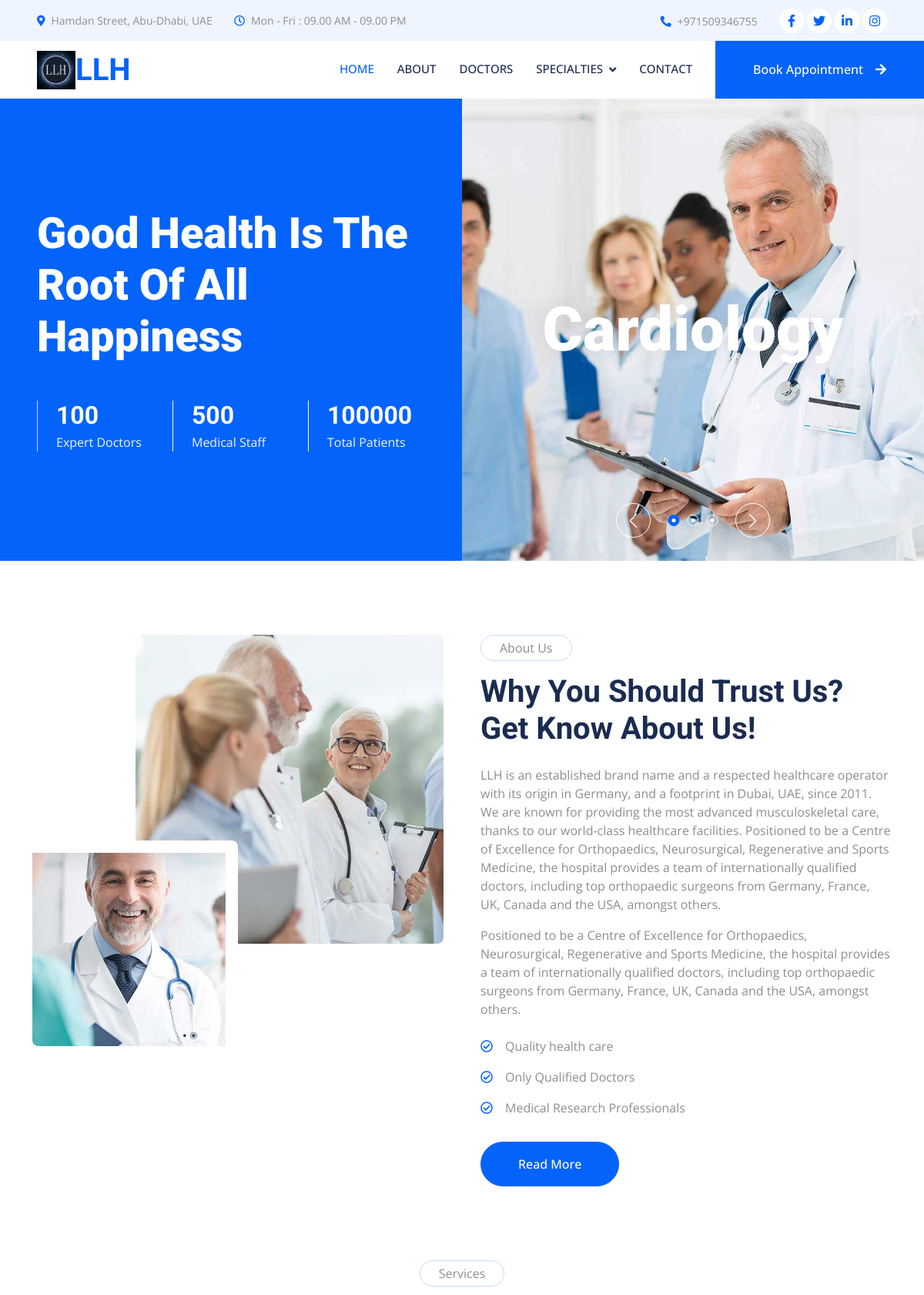
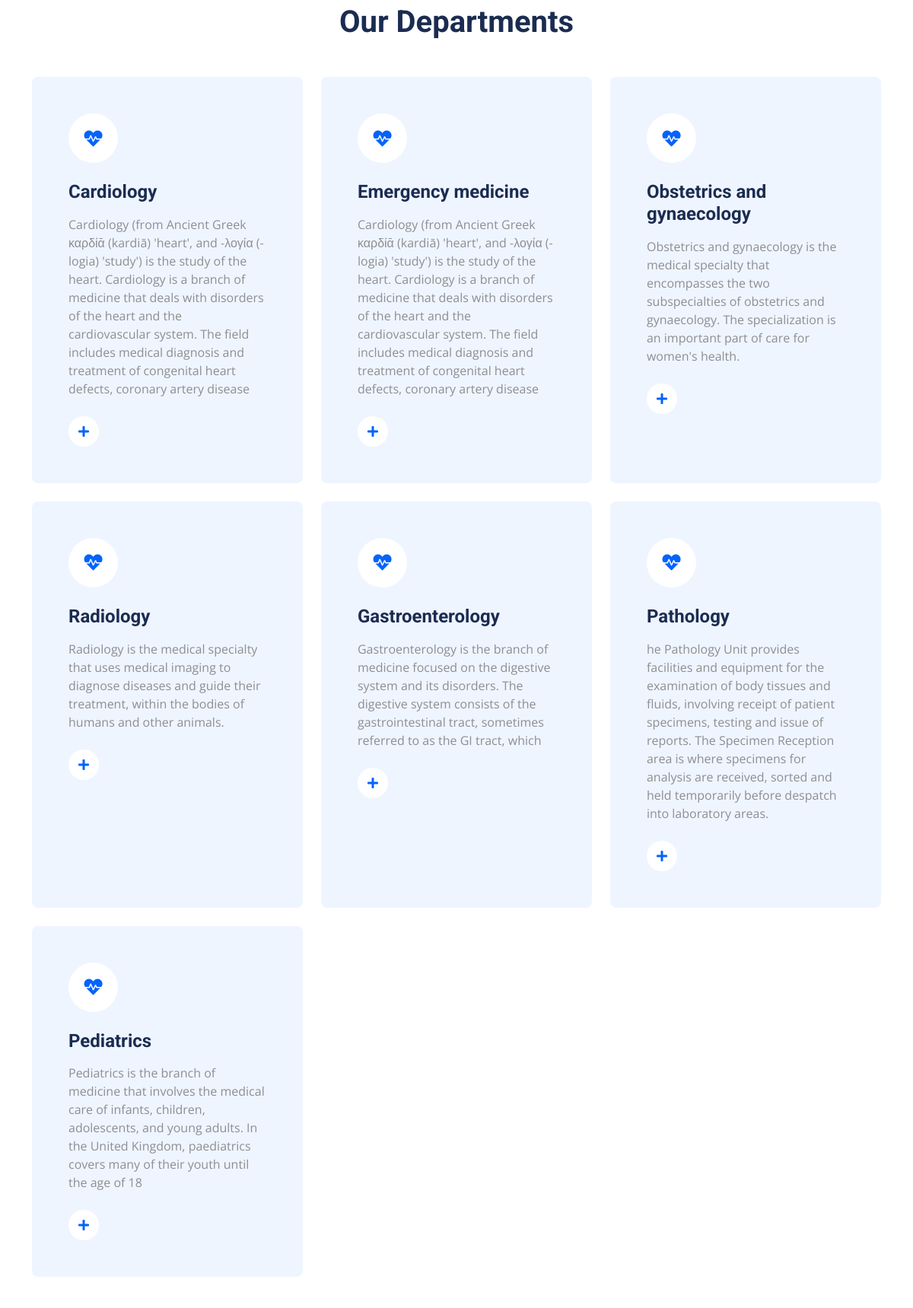
The page / (upper part) on the database its author committed (2 pictures, top to bottom).
### hospital/models.py (models this page shows)
class Department(models.Model):
    dep_name=models.CharField(max_length=50)
    dep_des=models.TextField()
    def __str__(self):
        return self.dep_name

### hospital/views.py (the view)
# urls.py: path('',views.index,name="index"),
def index(request):
    department=Department.objects.all()
    doctor=Doctor.objects.all()
    form=BookingForm()
    context ={
        'department':department,
        'doctor':doctor,
        'form':form,
        'doctor':doctor,
    }
    if request.method=='POST':
        form=BookingForm(request.POST)
        if form.is_valid():
            form.save()
            form=BookingForm()
            return render(request,'index.html',context)
    return render(request,"index.html",context)

### hospital/models.py (called while the page is built)
    def __str__(self):
        return self.doc_name

### hospital/templates/index.html (shortened to what this page needs)
{% load static %}
<!DOCTYPE html>
<html lang="en">
<head>
    <link href="https://cdnjs.cloudflare.com/ajax/libs/font-awesome/5.10.0/css/all.min.css" rel="stylesheet">
    <link href="https://cdn.jsdelivr.net/npm/bootstrap-icons@1.4.1/font/bootstrap-icons.css" rel="stylesheet">
    <link href="{% static 'lib/animate/animate.min.css' %}" rel="stylesheet">
    <link href="{% static 'lib/owlcarousel/assets/owl.carousel.min.css'%}" rel="stylesheet">
    <link href="{% static 'lib/tempusdominus/css/tempusdominus-bootstrap-4.min.css' %}" rel="stylesheet" />
    <link href="{% static 'css/bootstrap.min.css' %} " rel="stylesheet">
    <link href="{% static 'css/style.css' %} " rel="stylesheet">
</head>
<body>
    <div class="container-fluid bg-light p-0 wow fadeIn" data-wow-delay="0.1s">
        <div class="row gx-0 d-none d-lg-flex">
            <div class="col-lg-7 px-5 text-start">
                <div class="h-100 d-inline-flex align-items-center py-3 me-4">
                    <small class="fa fa-map-marker-alt text-primary me-2"></small>
                    <small>Hamdan Street, Abu-Dhabi, UAE</small>
                </div>
                <div class="h-100 d-inline-flex align-items-center py-3">
                    <small class="far fa-clock text-primary me-2"></small>
                    <small>Mon - Fri : 09.00 AM - 09.00 PM</small>
                </div>
            </div>
            <div class="col-lg-5 px-5 text-end">
                <div class="h-100 d-inline-flex align-items-center py-3 me-4">
                    <small class="fa fa-phone-alt text-primary me-2"></small>
                    <small>+971509346755</small>
                </div>
                <div class="h-100 d-inline-flex align-items-center">
                    <a class="btn btn-sm-square rounded-circle bg-white text-primary me-1" href="https://www.facebook.com/LLHAbuDhabi/"><i class="fab fa-facebook-f"></i></a>
                    <a class="btn btn-sm-square rounded-circle bg-white text-primary me-1" href="https://x.com/i/flow/login?redirect_after_login=%2Flifelineauh"><i class="fab fa-twitter"></i></a>
                    <a class="btn btn-sm-square rounded-circle bg-white text-primary me-1" href="https://www.linkedin.com/company/llh-hospital"><i class="fab fa-linkedin-in"></i></a>
                    <a class="btn btn-sm-square rounded-circle bg-white text-primary me-0" href="https://www.instagram.com/llhhospital/?hl=en"><i class="fab fa-instagram"></i></a>
                </div>
            </div>
        </div>
    </div>
    <nav class="navbar navbar-expand-lg bg-white navbar-light sticky-top p-0 wow fadeIn" data-wow-delay="0.1s">
        <a href="{% url 'index' %}" class="navbar-brand d-flex align-items-center px-4 px-lg-5">
            <img src="{% static 'img/LLHLogo.jpg' %}" alt="Logo">
            <h1 class="m-0 text-primary"> LLH  </h1>
        </a>
        <div class="collapse navbar-collapse" id="navbarCollapse">
            <div class="navbar-nav ms-auto p-4 p-lg-0">
                <a href="{% url 'index' %}" class="nav-item nav-link active">Home</a>
                <a href="{% url 'about' %}" class="nav-item nav-link">About</a>
                <a href="{% url 'team' %}" class="nav-item nav-link">Doctors</a>
                <div class="nav-item dropdown">
                    <a href="#" class="nav-link dropdown-toggle" data-bs-toggle="dropdown">Specialties</a>
                </div>
                <a href="{% url 'contact' %}" class="nav-item nav-link">Contact</a>
            </div>
            <a href="{% url 'appointment' %}" class="btn btn-primary rounded-0 py-4 px-lg-5 d-none d-lg-block">Book Appointment<i class="fa fa-arrow-right ms-3"></i></a>
        </div>
    </nav>
    <div class="container-fluid header bg-primary p-0 mb-5">
        <div class="row g-0 align-items-center flex-column-reverse flex-lg-row">
            <div class="col-lg-6 p-5 wow fadeIn" data-wow-delay="0.1s">
                <h1 class="display-4 text-white mb-5">Good Health Is The Root Of All Happiness</h1>
                <div class="row g-4">
                    <div class="col-sm-4">
                        <div class="border-start tborder-light ps-4">
                            <h2 class="text-white mb-1" data-toggle="counter-up">100</h2>
                            <p class="text-light mb-0">Expert Doctors</p>
                        </div>
                    </div>
                    <div class="col-sm-4">
                        <div class="border-start border-light ps-4">
                            <h2 class="text-white mb-1" data-toggle="counter-up">500</h2>
                            <p class="text-light mb-0">Medical Staff</p>
                        </div>
                    </div>
                    <div class="col-sm-4">
                        <div class="border-start border-light ps-4">
                            <h2 class="text-white mb-1" data-toggle="counter-up">100000</h2>
                            <p class="text-light mb-0">Total Patients</p>
                        </div>
                    </div>
                </div>
            </div>
            <div class="col-lg-6 wow fadeIn" data-wow-delay="0.5s">
                <div class="owl-carousel header-carousel">
                    <div class="owl-carousel-item position-relative">
                        <img class="img-fluid" src=" {% static 'img/carousel-1.jpg' %} " alt="">
                        <div class="owl-carousel-text">
                            <h1 class="display-1 text-white mb-0">Cardiology</h1>
                        </div>
                    </div>
                    <div class="owl-carousel-item position-relative">
                        <div class="owl-carousel-text">
                            <h1 class="display-1 text-white mb-0">Gastroenterology</h1>
                        </div>
                    </div>
                </div>
            </div>
        </div>
    </div>
    <div class="container-xxl py-5">
        <div class="container">
            <div class="row g-5">
                <div class="col-lg-6 wow fadeIn" data-wow-delay="0.1s">
                    <div class="d-flex flex-column">
                        <img class="img-fluid rounded w-75 align-self-end" src="{% static 'img/about-1.jpg'%} " alt="">
                        <img class="img-fluid rounded w-50 bg-white pt-3 pe-3" src="img/about-2.jpg" alt="" style="margin-top: -25%;">
                    </div>
                </div>
                <div class="col-lg-6 wow fadeIn" data-wow-delay="0.5s">
                    <p class="d-inline-block border rounded-pill py-1 px-4">About Us</p>
                    <h1 class="mb-4">Why You Should Trust Us? Get Know About Us!</h1>
                    <p>LLH is an established brand name and a respected healthcare operator with its origin in Germany, and a footprint in Dubai, UAE, since 2011. We are known for providing the most advanced musculoskeletal care, thanks to our world-class healthcare facilities.
                        Positioned to be a Centre of Excellence for Orthopaedics, Neurosurgical, Regenerative and Sports Medicine, the hospital provides a team of internationally qualified doctors, including top orthopaedic surgeons from Germany, France, UK, Canada and the USA, amongst others.</p>
                    <p class="mb-4">Positioned to be a Centre of Excellence for Orthopaedics, Neurosurgical, Regenerative and Sports Medicine, the hospital provides a team of internationally qualified doctors, including top orthopaedic surgeons from Germany, France, UK, Canada and the USA, amongst others.</p>
                    <p><i class="far fa-check-circle text-primary me-3"></i>Quality health care</p>
                    <p><i class="far fa-check-circle text-primary me-3"></i>Only Qualified Doctors</p>
                    <p><i class="far fa-check-circle text-primary me-3"></i>Medical Research Professionals</p>
                    <a class="btn btn-primary rounded-pill py-3 px-5 mt-3" href="{% url 'about' %}">Read More</a>
                </div>
            </div>
        </div>
    </div>
    <div class="container-xxl py-5">
        <div class="container">
            <div class="text-center mx-auto mb-5 wow fadeInUp" data-wow-delay="0.1s" style="max-width: 600px;">
                <p class="d-inline-block border rounded-pill py-1 px-4">Services</p>
                <h1>Our Departments</h1>
            </div>
            <div class="row g-4">
                {% for dep in department %}
                <div class="col-lg-4 col-md-6 wow fadeInUp" data-wow-delay="0.1s">
                    <div class="service-item bg-light rounded h-100 p-5">
                        <div class="d-inline-flex align-items-center justify-content-center bg-white rounded-circle mb-4" style="width: 65px; height: 65px;">
                            <i class="fa fa-heartbeat text-primary fs-4"></i>
                        </div>
                        <h4 class="mb-3">{{dep.dep_name}}</h4>
                        <p class="mb-4">{{dep.dep_des}}</p>
                        <a class="btn" href=""><i class="fa fa-plus text-primary me-3"></i>Read More</a>
                    </div>
                </div>
                {% endfor %}
            </div>
        </div>
    </div>
</body>
</html>

### hospital/static/css/style.css (style rules this page uses)
:root { --primary: #0463FA; --light: #EFF5FF; --dark: #1B2C51; }
.btn { font-weight: 500; transition: .5s; }
.btn.btn-primary, .btn.btn-secondary { color: #FFFFFF; }
.btn-sm-square { width: 32px; height: 32px; }
.btn-square, .btn-sm-square, .btn-lg-square { padding: 0; display: flex; align-items: center; justify-content: center; font-weight: normal; }
.navbar .dropdown-toggle::after { border: none; content: "\f107"; font-family: "Font Awesome 5 Free"; font-weight: 900; vertical-align: middle; margin-left: 8px; }
.navbar .navbar-nav .nav-link { margin-right: 30px; padding: 25px 0; color: #FFFFFF; font-size: 15px; font-weight: 500; text-transform: uppercase; outline: none; }
.navbar .navbar-nav .nav-link:hover, .navbar .navbar-nav .nav-link.active { color: var(--primary); }
.navbar .navbar-brand, .navbar a.btn { height: 75px; }
.navbar .navbar-nav .nav-link { color: var(--dark); font-weight: 500; }
.navbar.sticky-top { top: -100px; transition: .5s; }
.header-carousel .owl-carousel-text { position: absolute; width: 100%; height: 100%; padding: 3rem; top: 0; left: 0; display: flex; align-items: center; justify-content: center; text-shadow: 0 0 30px rgba(0, 0, 0, .1); }
.service-item { transition: .5s; }
.service-item .btn { width: 40px; height: 40px; display: inline-flex; align-items: center; background: #FFFFFF; border-radius: 40px; white-space: nowrap; overflow: hidden; transition: .5s; }

### rows shown on the page
Department: dep_name "Cardiology", dep_des "Cardiology (from Ancient Greek καρδίᾱ (kardiā) 'heart', and -λογία (-logia) 'study') is the study of the heart. Cardiology is a branch of medicine that deals with disorders of the heart and the cardiovascular system. The field includes medical diagnosis and treatment of congenital heart defects, coronary artery disease"
Department: dep_name "Emergency medicine", dep_des "Cardiology (from Ancient Greek καρδίᾱ (kardiā) 'heart', and -λογία (-logia) 'study') is the study of the heart. Cardiology is a branch of medicine that deals with disorders of the heart and the cardiovascular system. The field includes medical diagnosis and treatment of congenital heart defects, coronary artery disease"
Department: dep_name "Obstetrics and gynaecology", dep_des "Obstetrics and gynaecology is the medical specialty that encompasses the two subspecialties of obstetrics and gynaecology. The specialization is an important part of care for women's health."
Department: dep_name "Radiology", dep_des "Radiology is the medical specialty that uses medical imaging to diagnose diseases and guide their treatment, within the bodies of humans and other animals."
Department: dep_name "Gastroenterology", dep_des "Gastroenterology is the branch of medicine focused on the digestive system and its disorders. The digestive system consists of the gastrointestinal tract, sometimes referred to as the GI tract, which"
Department: dep_name "Pathology", dep_des "he Pathology Unit provides facilities and equipment for the examination of body tissues and fluids, involving receipt of patient specimens, testing and issue of reports. The Specimen Reception area is where specimens for analysis are received, sorted and held temporarily before despatch into laboratory areas."
Department: dep_name "Pediatrics", dep_des "Pediatrics is the branch of medicine that involves the medical care of infants, children, adolescents, and young adults. In the United Kingdom, paediatrics covers many of their youth until the age of 18"
